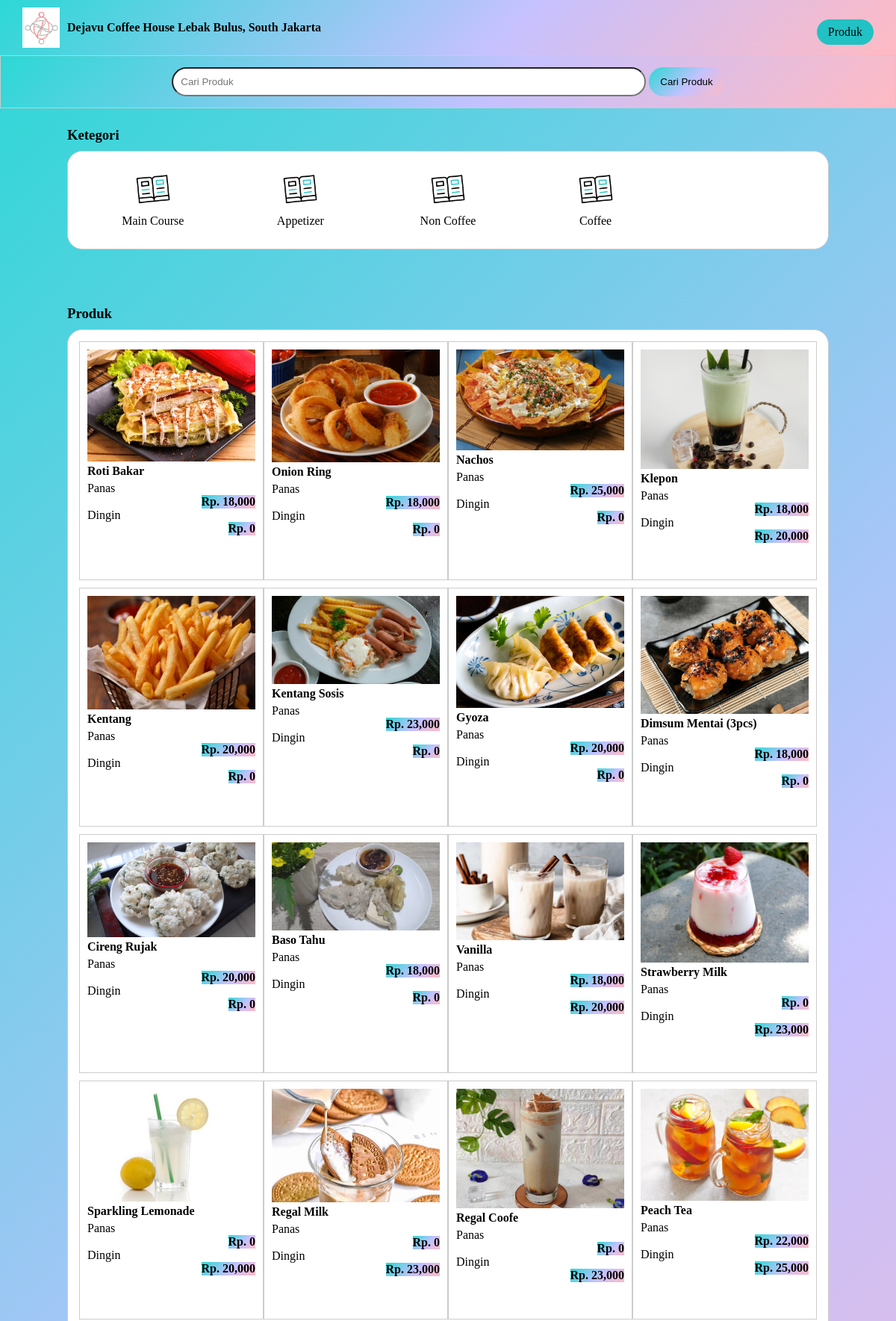
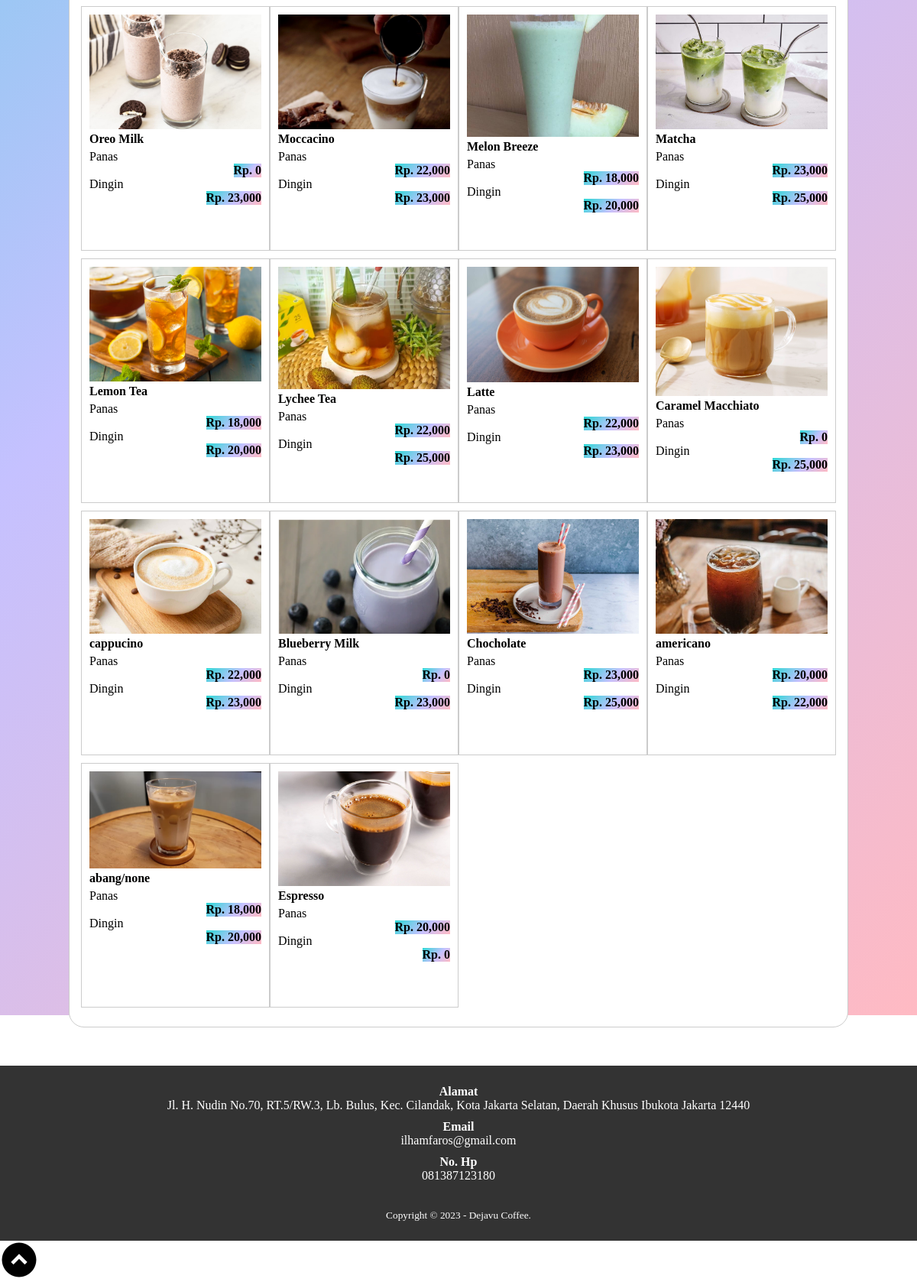
/produk.php, run on the app's committed database (2 pictures, top to bottom).
### tables this page shows
CREATE TABLE `tb_category` (
  `category_id` int(11) NOT NULL,
  `category_name` varchar(25) NOT NULL
);

CREATE TABLE `tb_product` (
  `product_id` int(11) NOT NULL,
  `category_id` int(11) NOT NULL,
  `product_name` varchar(100) NOT NULL,
  `product_price_p` int(11) NOT NULL,
  `product_price_d` int(11) NOT NULL,
  `product_description` blob DEFAULT NULL,
  `product_image` varchar(100) NOT NULL,
  `product_status` blob DEFAULT NULL,
  `date_created` timestamp NOT NULL DEFAULT current_timestamp()
);

### produk.php (the view, shortened to what this page needs)
<?php
	include 'db.php';
 ?>
<!DOCTYPE html>
<html>
<head>
	<link rel="stylesheet" type="text/css" href="css/set.css">
</head>
<body>
	<header>
    <div class="header">
        <div class="logo">
            <img src="img/logo1.png" width="50px">
            <a href="index.php">Dejavu Coffee House Lebak Bulus, South Jakarta</a>
        </div>
        <ul class="navigation">
            <li><a href="produk.php" class="btn">Produk</a></li>
        </ul>
    </div>
</header>
	<div class="search">
		<div class="container">
			<form action="produk.php">
				<input type="text" name="search" placeholder="Cari Produk" value="<?php echo $_GET['search'] ?>" class="produk">
				<input type="submit" name="cari" value="Cari Produk" class="produk">
			</form>
		</div>
	</div>
	<div class="section">
		<div class="container">
			<h3>Ketegori</h3>
			<div class="box">
				<?php
					$kategori = mysqli_query($conn, "SELECT * FROM tb_category ORDER BY category_id DESC");
					if(mysqli_num_rows($kategori) > 0){
						while($k = mysqli_fetch_array($kategori)){
			 	?>
			 		<a href="produk.php?kat=<?php echo $k['category_id'] ?>">
						<div class="col-5">
							<img src="img/book.gif" width="50px" style="margin-bottom: 5px;">
							<p><?php echo $k['category_name'] ?></p>
						</div>
					</a>
				<?php }}else{ ?>
					<p>Kategori tidak ada</p>
				<?php } ?>
			</div>
		</div>
	</div>
	<div class="section">
		<div class="container">
			<h3>Produk</h3>
			<div class="box">
				<?php
					$produk = mysqli_query($conn, "SELECT * FROM tb_product WHERE product_status = 1 $where ORDER BY product_id DESC");
					if(mysqli_num_rows($produk) > 0){
						while($p = mysqli_fetch_array($produk)){
				 ?>
							<a href="d-produk.php?id=<?php echo $p['product_id'] ?>">
							<div class="col-4">
								<img src="produk/<?php echo $p['product_image'] ?>">
								<p class="nama"><?php echo substr($p['product_name'], 0, 30) ?></p>
								<p> Panas </p>
								<p class="harga">Rp. <?php echo number_format($p['product_price_p']) ?></p>
								<br/>
								<p> Dingin </p>
								<p class="harga">Rp. <?php echo number_format($p['product_price_d']) ?></p>
							</div>
						</a>
				<?php }}else{ ?>
					<p>Produk tidak ada</p>
				<?php } ?>
			</div>
		</div>
	</div>
	<div class="footer">
		<div class="container">
			<h4>Alamat</h4>
			<p>Jl. H. Nudin No.70, RT.5/RW.3, Lb. Bulus, Kec. Cilandak, Kota Jakarta Selatan, Daerah Khusus Ibukota Jakarta 12440</p>
			<h4>Email</h4>
			<p>ilhamfaros@gmail.com</p>
			<h4>No. Hp</h4>
			<p>081387123180</p>
			<small>Copyright &copy; 2023 - Dejavu Coffee.</small>
		</div>
	</div>
	<div class="buttonToTop" onclick="scrollToTop()">
    <img src="img/imgtop.png" alt="Logo"width="50" height="50">
</div>
</body>
</html>

### css/set.css (style rules this page uses)
* { padding: 0; margin: 0; font: cursive; }
body { height: 100vh; background-image: linear-gradient(-225deg, #2CD8D5 0%, #C5C1FF 56%, #FFBAC3 100%); background-repeat: no-repeat; }
a { color: inherit; text-decoration: none; }
.btn { padding: 8px 15px; text-align: center; margin-top: 11px; background-color: #22c1c3; color: black; border: none; cursor: pointer; border-radius: 20px; }
header { background-image: linear-gradient(-225deg, #2CD8D5 0%, #C5C1FF 56%, #FFBAC3 100%); color: black; }
header ul { float: right; }
header ul li { display: inline-block; }
header ul li a { padding: 20px 0 20px 15px; display: inline-block; }
.header { display:flex ; justify-content: space-between; align-items: center; padding: 10px 20px; }
.logo { display: flex; align-items: center; }
.logo img { margin-right: 10px; }
.logo a { color: #000; text-decoration: none; font-weight: bold; }
.container { width: 85%; margin: 0 auto; }
.header { width: 95%; margin: 0 auto; }
.container:after { content: ''; display: block; clear: both; }
.section { padding: 25px 0; }
.box { background-color: #fff; border:1px solid #ccc; padding: 15px; box-sizing: border-box; margin: 10px 0 25px 0; border-radius: 20px; }
.box:after { content: ''; display: block; clear: both; border-radius: 20px; }
.search { padding: 15px 0; background-image: linear-gradient(-225deg, #2CD8D5 0%, #C5C1FF 56%, #FFBAC3 100%); border:1px solid #ccc; text-align: center; }
.search input[type=text] { width: 60%; padding: 10px; border-radius: 20px; }
.search input[type=submit] { padding: 12px 15px; background-image: linear-gradient(-225deg, #2CD8D5 0%, #C5C1FF 56%, #FFBAC3 100%); color: #000; border:none; cursor: pointer; border-radius: 20px; }
.col-5 { width: 20%; height: 100px; text-align: center; float: left; padding: 10px; box-sizing: border-box; }
.col-4 { width: 25%; height: 320px; border: 1px solid #ccc; float: left; padding: 10px; box-sizing: border-box; margin-bottom: 10px; }
.col-4 img { width: 100%; }
.col-4 .nama { color: black; margin-bottom: 5px; font-weight: bold; }
.col-4 .harga { font-weight: bold; background-image: linear-gradient(-225deg, #2CD8D5 0%, #C5C1FF 56%, #FFBAC3 100%); float: right; }
.footer { padding: 25px 0; background-color: #333; color: #fff; text-align: center; }
.footer p { margin-bottom: 10px; }
.footer small { margin-top: 25px; display: inline-block; }

### data on the page
tb_category: category_name "Main Course"
tb_category: category_name "Appetizer"
tb_category: category_name "Non Coffee"
tb_category: category_name "Coffee"
tb_product: product_image (picture), product_name "Roti Bakar", product_price_p "18,000", product_price_d "0"
tb_product: product_image (picture), product_name "Onion Ring", product_price_p "18,000", product_price_d "0"
tb_product: product_image (picture), product_name "Nachos", product_price_p "25,000", product_price_d "0"
tb_product: product_image (picture), product_name "Klepon", product_price_p "18,000", product_price_d "20,000"
tb_product: product_image (picture), product_name "Kentang", product_price_p "20,000", product_price_d "0"
tb_product: product_image (picture), product_name "Kentang Sosis", product_price_p "23,000", product_price_d "0"
tb_product: product_image (picture), product_name "Gyoza", product_price_p "20,000", product_price_d "0"
tb_product: product_image (picture), product_name "Dimsum Mentai (3pcs)", product_price_p "18,000", product_price_d "0"
tb_product: product_image (picture), product_name "Cireng Rujak", product_price_p "20,000", product_price_d "0"
tb_product: product_image (picture), product_name "Baso Tahu", product_price_p "18,000", product_price_d "0"
tb_product: product_image (picture), product_name "Vanilla", product_price_p "18,000", product_price_d "20,000"
tb_product: product_image (picture), product_name "Strawberry Milk", product_price_p "0", product_price_d "23,000"
tb_product: product_image (picture), product_name "Sparkling Lemonade", product_price_p "0", product_price_d "20,000"
tb_product: product_image (picture), product_name "Regal Milk", product_price_p "0", product_price_d "23,000"
tb_product: product_image (picture), product_name "Regal Coofe", product_price_p "0", product_price_d "23,000"
tb_product: product_image (picture), product_name "Peach Tea", product_price_p "22,000", product_price_d "25,000"
tb_product: product_image (picture), product_name "Oreo Milk", product_price_p "0", product_price_d "23,000"
tb_product: product_image (picture), product_name "Moccacino", product_price_p "22,000", product_price_d "23,000"
tb_product: product_image (picture), product_name "Melon Breeze", product_price_p "18,000", product_price_d "20,000"
tb_product: product_image (picture), product_name "Matcha", product_price_p "23,000", product_price_d "25,000"
tb_product: product_image (picture), product_name "Lemon Tea", product_price_p "18,000", product_price_d "20,000"
tb_product: product_image (picture), product_name "Lychee Tea", product_price_p "22,000", product_price_d "25,000"
tb_product: product_image (picture), product_name "Latte", product_price_p "22,000", product_price_d "23,000"
tb_product: product_image (picture), product_name "Caramel Macchiato", product_price_p "0", product_price_d "25,000"
tb_product: product_image (picture), product_name "cappucino", product_price_p "22,000", product_price_d "23,000"
tb_product: product_image (picture), product_name "Blueberry Milk", product_price_p "0", product_price_d "23,000"
tb_product: product_image (picture), product_name "Chocholate", product_price_p "23,000", product_price_d "25,000"
tb_product: product_image (picture), product_name "americano", product_price_p "20,000", product_price_d "22,000"
tb_product: product_image (picture), product_name "abang/none", product_price_p "18,000", product_price_d "20,000"
tb_product: product_image (picture), product_name "Espresso", product_price_p "20,000", product_price_d "0"
